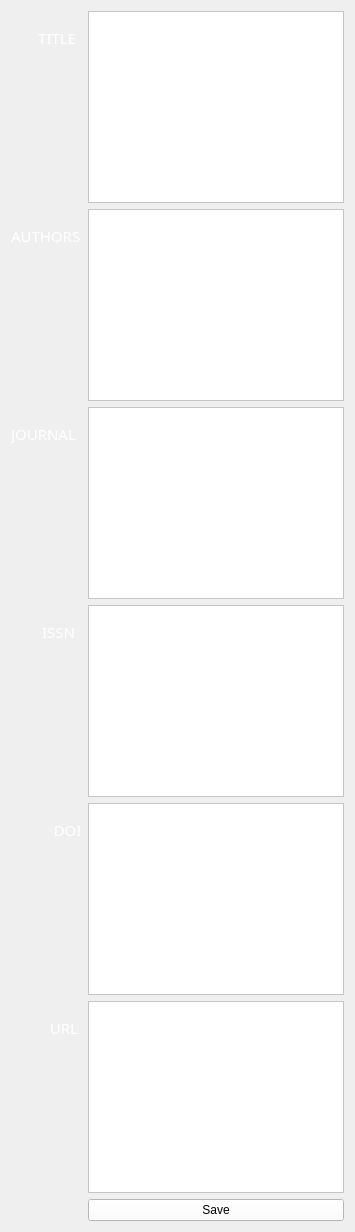
          <widget class="QWidget" name="tab_4">
           <attribute name="icon">
            <iconset>
             <normaloff>ico/001.png</normaloff>ico/001.png</iconset>
           </attribute>
           <attribute name="title">
            <string>Details</string>
           </attribute>
           <layout class="QFormLayout" name="formLayout">
            <item row="0" column="0">
             <widget class="QLabel" name="label_4">
              <property name="font">
               <font>
                <family>Arial Rounded MT Bold</family>
                <pointsize>11</pointsize>
                <weight>50</weight>
                <bold>false</bold>
               </font>
              </property>
              <property name="styleSheet">
               <string notr="true">color: rgb(255, 255, 255);</string>
              </property>
              <property name="text">
               <string>       TITLE</string>
              </property>
              <property name="alignment">
               <set>Qt::AlignBottom|Qt::AlignJustify</set>
              </property>
             </widget>
            </item>
            <item row="0" column="1">
             <widget class="QTextEdit" name="titleinfo">
              <property name="font">
               <font>
                <pointsize>10</pointsize>
               </font>
              </property>
              <property name="styleSheet">
               <string notr="true">background-color: rgb(255, 255, 255);</string>
              </property>
              <property name="textInteractionFlags">
               <set>Qt::LinksAccessibleByKeyboard|Qt::LinksAccessibleByMouse|Qt::TextBrowserInteraction|Qt::TextEditable|Qt::TextEditorInteraction|Qt::TextSelectableByKeyboard|Qt::TextSelectableByMouse</set>
              </property>
             </widget>
            </item>
            <item row="1" column="0">
             <widget class="QLabel" name="label_5">
              <property name="font">
               <font>
                <family>Arial Rounded MT Bold</family>
                <pointsize>11</pointsize>
                <weight>50</weight>
                <bold>false</bold>
               </font>
              </property>
              <property name="styleSheet">
               <string notr="true">color: rgb(255, 255, 255);</string>
              </property>
              <property name="text">
               <string>AUTHORS</string>
              </property>
              <property name="scaledContents">
               <bool>false</bool>
              </property>
              <property name="alignment">
               <set>Qt::AlignBottom|Qt::AlignJustify</set>
              </property>
             </widget>
            </item>
            <item row="1" column="1">
             <widget class="QTextEdit" name="authorinfo">
              <property name="font">
               <font>
                <pointsize>10</pointsize>
               </font>
              </property>
              <property name="styleSheet">
               <string notr="true">background-color: rgb(255, 255, 255);</string>
              </property>
              <property name="textInteractionFlags">
               <set>Qt::LinksAccessibleByKeyboard|Qt::LinksAccessibleByMouse|Qt::TextBrowserInteraction|Qt::TextEditable|Qt::TextEditorInteraction|Qt::TextSelectableByKeyboard|Qt::TextSelectableByMouse</set>
              </property>
             </widget>
            </item>
            <item row="2" column="0">
             <widget class="QLabel" name="label_6">
              <property name="font">
               <font>
                <family>Arial Rounded MT Bold</family>
                <pointsize>11</pointsize>
                <weight>50</weight>
                <bold>false</bold>
               </font>
              </property>
              <property name="styleSheet">
               <string notr="true">color: rgb(255, 255, 255);</string>
              </property>
              <property name="text">
               <string>JOURNAL</string>
              </property>
              <property name="alignment">
               <set>Qt::AlignBottom|Qt::AlignJustify</set>
              </property>
             </widget>
            </item>
            <item row="2" column="1">
             <widget class="QTextEdit" name="journalinfo">
              <property name="font">
               <font>
                <pointsize>10</pointsize>
               </font>
              </property>
              <property name="styleSheet">
               <string notr="true">background-color: rgb(255, 255, 255);</string>
              </property>
              <property name="textInteractionFlags">
               <set>Qt::LinksAccessibleByKeyboard|Qt::LinksAccessibleByMouse|Qt::TextBrowserInteraction|Qt::TextEditable|Qt::TextEditorInteraction|Qt::TextSelectableByKeyboard|Qt::TextSelectableByMouse</set>
              </property>
             </widget>
            </item>
            <item row="3" column="0">
             <widget class="QLabel" name="label_7">
              <property name="font">
               <font>
                <family>Arial Rounded MT Bold</family>
                <pointsize>11</pointsize>
                <weight>50</weight>
                <bold>false</bold>
               </font>
              </property>
              <property name="styleSheet">
               <string notr="true">color: rgb(255, 255, 255);</string>
              </property>
              <property name="text">
               <string>        ISSN</string>
              </property>
              <property name="alignment">
               <set>Qt::AlignBottom|Qt::AlignJustify</set>
              </property>
             </widget>
            </item>
            <item row="3" column="1">
             <widget class="QTextEdit" name="issninfo">
              <property name="font">
               <font>
                <pointsize>10</pointsize>
               </font>
              </property>
              <property name="styleSheet">
               <string notr="true">background-color: rgb(255, 255, 255);</string>
              </property>
              <property name="textInteractionFlags">
               <set>Qt::LinksAccessibleByKeyboard|Qt::LinksAccessibleByMouse|Qt::TextBrowserInteraction|Qt::TextEditable|Qt::TextEditorInteraction|Qt::TextSelectableByKeyboard|Qt::TextSelectableByMouse</set>
              </property>
             </widget>
            </item>
            <item row="4" column="0">
             <widget class="QLabel" name="label_8">
              <property name="font">
               <font>
                <family>Arial Rounded MT Bold</family>
                <pointsize>11</pointsize>
                <weight>50</weight>
                <bold>false</bold>
               </font>
              </property>
              <property name="styleSheet">
               <string notr="true">color: rgb(255, 255, 255);</string>
              </property>
              <property name="text">
               <string>           DOI</string>
              </property>
              <property name="alignment">
               <set>Qt::AlignBottom|Qt::AlignLeading|Qt::AlignLeft</set>
              </property>
             </widget>
            </item>
            <item row="4" column="1">
             <widget class="QTextEdit" name="doiinfo">
              <property name="font">
               <font>
                <pointsize>10</pointsize>
               </font>
              </property>
              <property name="styleSheet">
               <string notr="true">background-color: rgb(255, 255, 255);</string>
              </property>
              <property name="textInteractionFlags">
               <set>Qt::LinksAccessibleByKeyboard|Qt::LinksAccessibleByMouse|Qt::TextBrowserInteraction|Qt::TextEditable|Qt::TextEditorInteraction|Qt::TextSelectableByKeyboard|Qt::TextSelectableByMouse</set>
              </property>
             </widget>
            </item>
            <item row="5" column="0">
             <widget class="QLabel" name="label_9">
              <property name="font">
               <font>
                <family>Arial Rounded MT Bold</family>
                <pointsize>11</pointsize>
                <weight>50</weight>
                <bold>false</bold>
               </font>
              </property>
              <property name="styleSheet">
               <string notr="true">color: rgb(255, 255, 255);</string>
              </property>
              <property name="text">
               <string>          URL</string>
              </property>
              <property name="alignment">
               <set>Qt::AlignBottom|Qt::AlignJustify</set>
              </property>
             </widget>
            </item>
            <item row="5" column="1">
             <widget class="QTextEdit" name="urlinfo">
              <property name="font">
               <font>
                <pointsize>10</pointsize>
               </font>
              </property>
              <property name="styleSheet">
               <string notr="true">background-color: rgb(255, 255, 255);</string>
              </property>
              <property name="textInteractionFlags">
               <set>Qt::LinksAccessibleByKeyboard|Qt::LinksAccessibleByMouse|Qt::TextBrowserInteraction|Qt::TextEditable|Qt::TextEditorInteraction|Qt::TextSelectableByKeyboard|Qt::TextSelectableByMouse</set>
              </property>
             </widget>
            </item>
            <item row="6" column="1">
             <widget class="QPushButton" name="saveedit">
              <property name="toolTip">
               <string>Click to save changes</string>
              </property>
              <property name="styleSheet">
               <string notr="true">background-color: rgb(255, 255, 255);</string>
              </property>
              <property name="text">
               <string>Save</string>
              </property>
             </widget>
            </item>
           </layout>
          </widget>
